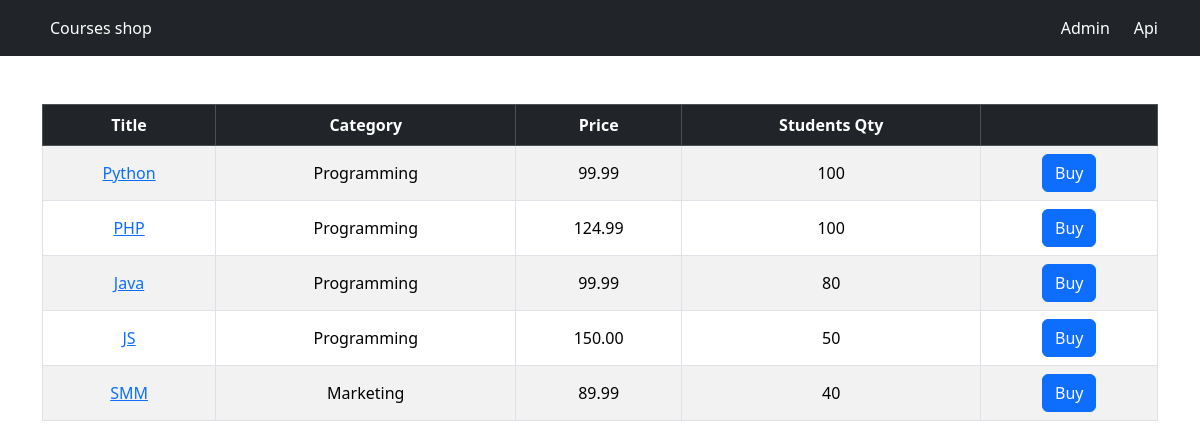
Before: / with the older database file.
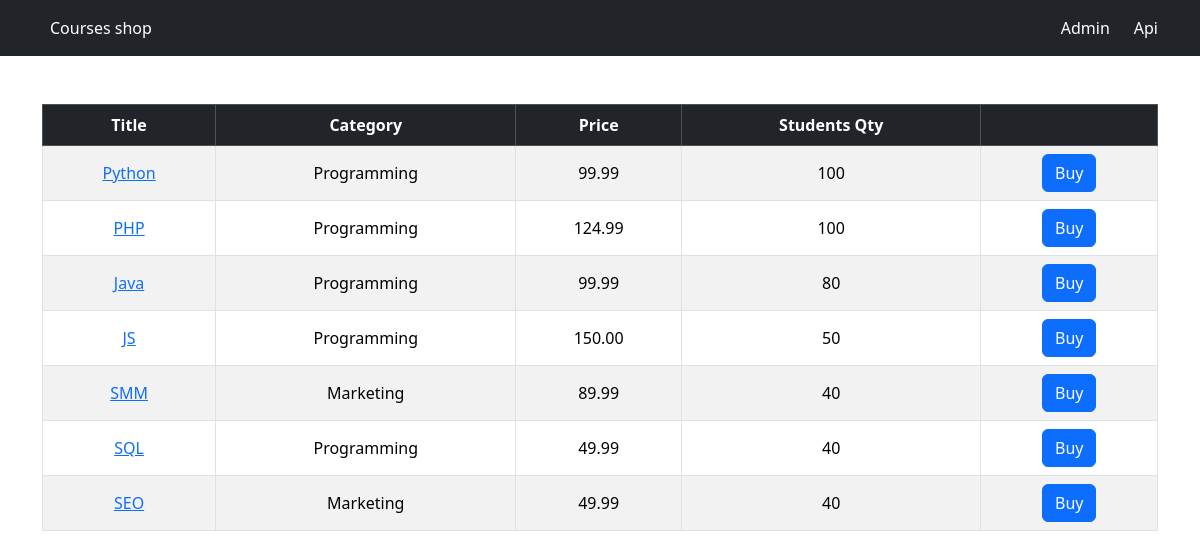
After: the same page with the newer database file.
### shop/models.py (models this page shows, shortened)
class Course(models.Model):
    title = models.CharField(max_length=300)
    price = models.DecimalField(max_digits=5, decimal_places=2)
    students_qty = models.PositiveIntegerField(default=0)
    reviews_qty = models.PositiveIntegerField(default=0)
    category = models.ForeignKey(Category, on_delete=models.CASCADE)
    created_at = models.DateTimeField(auto_now_add=True)

class Category(models.Model):
    title = models.CharField(max_length=255)
    created_at = models.DateTimeField(auto_now_add=True)
    def __str__(self):
        return self.title

### shop/views.py (the view)
# urls.py: path('', views.index, name='index'),
def index(request):
    courses = Course.objects.all()
    return render(request, 'courses.html', {'courses': courses})

### shop/templates/courses.html (shortened to what this page needs)
{% extends 'default.html' %}
{% block content %}
    <table class="table table-bordered table-striped table-hover align-middle text-center">
        <thead class="table-dark">
        <tr>
            <th scope="col">Title</th>
            <th scope="col">Category</th>
            <th scope="col">Price</th>
            <th scope="col">Students Qty</th>
            <th scope="col"></th>
        </tr>
        </thead>
        <tbody>
        {% for course in courses %}
            <tr>
                <td>
                    <a href={% url 'shop:course' course.id %}>{{ course.title }}</a>
                </td>
                <td>{{ course.category }}</td>
                <td>{{ course.price }}</td>
                <td>{{ course.students_qty }}</td>
                <td>
                    <button class="btn btn-primary">Buy</button>
                </td>
            </tr>
        {% endfor %}
        </tbody>
    </table>
{% endblock %}

### base/templates/default.html (shortened to what this page needs)
<!doctype html>
<html lang="en">
<head>
    <link href="https://cdn.jsdelivr.net/npm/bootstrap@5.3.3/dist/css/bootstrap.min.css" rel="stylesheet"
>
</head>
<body>
    <nav class="navbar navbar-expand-lg bg-dark navbar-dark">
        <div class="container">
            <div class="collapse navbar-collapse" id="navbarNav">
                <ul class="navbar-nav me-auto mb-2 mb-lg-0">
                    <li class="nav-item">
                        <a class="nav-link active" aria-current="page" href={% url 'shop:index' %}>Courses shop</a>
                    </li>
                </ul>
                <span class="navbar-text me-4">
                    <a class="nav-link" target="_blank" aria-current="page" href={% url 'admin:index' %}>Admin</a>
                </span>
                <span class="navbar-text ml-5 ms-10 ">
                    <a class="nav-link" target="_blank" aria-current="page" href={{ 'api/v1/' }}>Api</a>
                </span>
            </div>
        </div>
    </nav>
    <main class="container mt-5">
        {% block content %}
        {% endblock %}
    </main>
</body>
</html>

Changed rows visible on the page:
added Course: title "SQL", category "Programming", price "49.99", students_qty "40"
added Course: title "SEO", category "Marketing", price "49.99", students_qty "40"
